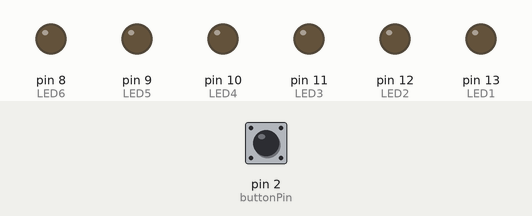
Bench run of a sketch on a simulated Arduino Uno, built with avr-gcc and run on an emulated ATmega328P. Shown: output pins drawn as LEDs (lit = HIGH). The test bench sets the inputs (shaded band); at power-on: pin 2 (buttonPin) LOW.

Above: at 1.2 s.
1.3 s: pin 2 (buttonPin) pulled HIGH for 0.15 s
At 1.81 s:
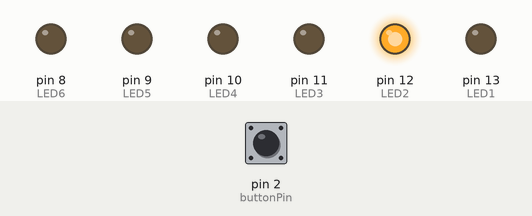
At 3.91 s:
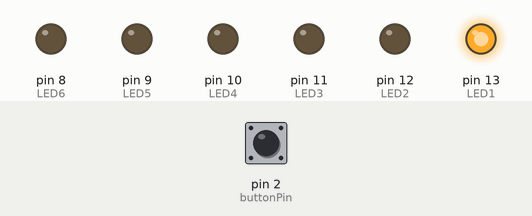
4.3 s: pin 2 (buttonPin) pulled HIGH for 3.2 s
At 6.1 s:
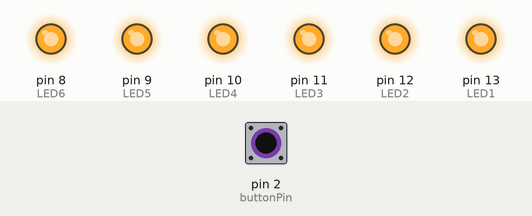
Timing chart, 0 to 14.7 s (numbered marks = the images above; inputs shaded):
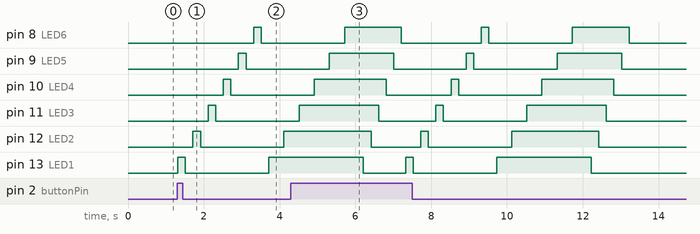

The sketch:

SS6_Election_NIght.ino
```cpp
 //Election Night Coverage by Jelani B.

 // sets up constant integer variables for pins (will not change)
const int buttonPin = 2;     // creates variable called buttonPin and assigns value of 2
const int LED1= 13;       // creates variable called LED and assigns value of 13
const int LED2= 12;
const int LED3= 11;
const int LED4= 10;
const int LED5= 9;
const int LED6= 8;


// sets up integer variable that will change over time
int buttonState = 0; // creates variable to track buttonState, assigns initial value of 0


void setup() {
  // put your setup code here, to run once:
  pinMode(LED1, OUTPUT);  // initialize LED pin as an output.
  pinMode(LED2, OUTPUT);
  pinMode(LED3, OUTPUT);
  pinMode(LED4, OUTPUT);
  pinMode(LED5, OUTPUT);
  pinMode(LED6, OUTPUT);
  pinMode(buttonPin, INPUT);  // initialize pushbutton pin as an input.
}


void loop() {
   buttonState = digitalRead(buttonPin);    // read the state of the pushbutton value
   delay (10); //small delay for debouncing, to increase accuracy

  // conditional statement
  if (buttonState == HIGH) { // if button is pressed (voltage received on pin 2)
  // send voltage to LED pin
  digitalWrite(LED1, HIGH);
  delay (200);
  digitalWrite(LED1, LOW);
  delay (200);
  digitalWrite(LED2, HIGH);
  delay (200);
  digitalWrite(LED2, LOW);
  delay (200);
  digitalWrite(LED3, HIGH);
  delay (200);
  digitalWrite(LED3, LOW);
  delay (200);
   digitalWrite(LED4, HIGH);
  delay (200);
  digitalWrite(LED4, LOW);
  delay (200);
  digitalWrite(LED5, HIGH);
  delay (200);
  digitalWrite(LED5, LOW);
  delay (200);
  digitalWrite(LED6, HIGH);
  delay (200);
  digitalWrite(LED6, LOW);
  delay (200);
  digitalWrite(LED1, HIGH);
  delay (200);
  digitalWrite(LED1, HIGH);
  delay (200);
  digitalWrite(LED2, HIGH);
  delay (200);
  digitalWrite(LED2, HIGH);
  delay (200);
  digitalWrite(LED3, HIGH);
  delay (200);
  digitalWrite(LED3, HIGH);
  delay (200);
  digitalWrite(LED4, HIGH);
  delay (200);
  digitalWrite(LED4, HIGH);
  delay (200);
  digitalWrite(LED5, HIGH);
  delay (200);
  digitalWrite(LED5, HIGH);
  delay (200);
  digitalWrite(LED6, HIGH);
  delay (200);
  digitalWrite(LED6, HIGH);
  delay (200);
  digitalWrite(LED1, HIGH);
  delay (100);
  digitalWrite(LED1, LOW);
  delay (100);
  digitalWrite(LED2, HIGH);
  delay (100);
  digitalWrite(LED2, LOW);
  delay (100);
  digitalWrite(LED3, HIGH);
  delay (100);
  digitalWrite(LED3, LOW);
  delay (100);
  digitalWrite(LED4, HIGH);
  delay (100);
  digitalWrite(LED4, LOW);
  delay (100);
  digitalWrite(LED5, HIGH);
  delay (100);
  digitalWrite(LED5, LOW);
  delay (100);
  digitalWrite(LED6, HIGH);
  delay (100);
  digitalWrite(LED6, LOW);
  delay (100);


  } else {   //otherwise
    digitalWrite(LED1, LOW);      // turn off voltage to LED pin
    digitalWrite(LED2, LOW);
    digitalWrite(LED3, LOW);
    digitalWrite(LED4, LOW);
    digitalWrite(LED5, LOW);
  }
}
```

Measured:
- after the input at 1.3 s, pin 8 (LED6): LOW → HIGH after 2.0 s, → LOW 0.20 s later; pin 9 (LED5): LOW → HIGH after 1.6 s, → LOW 0.20 s later; pin 10 (LED4): LOW → HIGH after 1.2 s, → LOW 0.20 s later; pin 11 (LED3): LOW → HIGH after 0.81 s, → LOW 0.20 s later; pin 12 (LED2): LOW → HIGH after 0.41 s, → LOW 0.20 s later, → HIGH 2.2 s later
